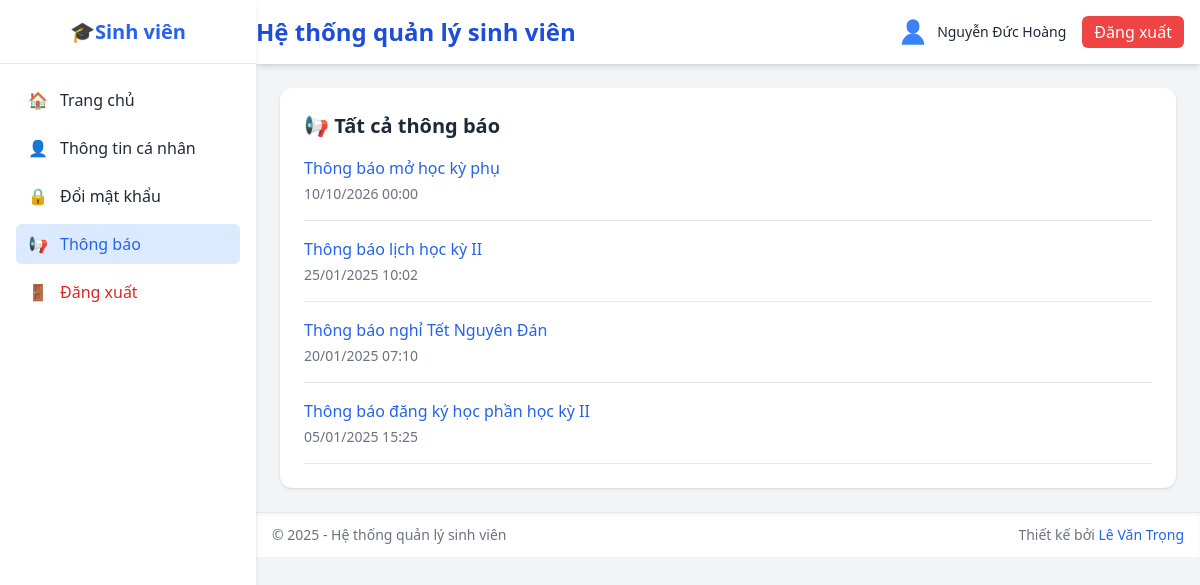
The page /notifications.php (signed in) on the database its author committed.
### tables this page shows
CREATE TABLE `thong_bao` (
  `id` int(11) NOT NULL,
  `tieude` varchar(200) NOT NULL,
  `noidung` text DEFAULT NULL,
  `created_at` datetime NOT NULL DEFAULT current_timestamp()
);

### database/pdo.php (called while the page is built, shortened)
<?php
class DB
{
    private static $pdo = null;
    private static function connect_pdo(): \PDO
    {
        $host = DB_HOST;
        $user = DB_USERNAME;
        $pass = DB_PASSWORD;
        $db   = DB_NAME;
        $charset = DB_CHARSET;
        $dsn = "mysql:host={$host};dbname={$db};charset={$charset}";
        try {
            $options = [
                \PDO::ATTR_ERRMODE => \PDO::ERRMODE_EXCEPTION,
                \PDO::ATTR_DEFAULT_FETCH_MODE => \PDO::FETCH_ASSOC,
                \PDO::ATTR_EMULATE_PREPARES => false,
            ];
            return new \PDO($dsn, $user, $pass, $options);
        } catch (\PDOException $e) {
            die('Kết nối PDO thất bại: ' . $e->getMessage());
        }
    }
    private static function init()
    {
        if (self::$pdo === null) {
            self::$pdo = self::connect_pdo();
        }
    }
    public static function getPdo()
    {
        return self::$pdo;
    }
    public static function select(string $sql, array $params = []): array
    {
        $stmt = self::getPdo()->prepare($sql);
        $stmt->execute($params);
        return $stmt->fetchAll();
    }
}

### notifications.php (the view, shortened to what this page needs)
<?php
$page = max(1, intval($_GET['page'] ?? 1));
$per_page = 10;
$offset = ($page - 1) * $per_page;
if (isset($_GET['id'])) {
    $id = intval($_GET['id']);
    $thong_bao = DB::selectOne(
        "SELECT * FROM thong_bao WHERE id = :id",
        ['id' => $id]
    );
    if (!$thong_bao) {
        $_SESSION['error'] = 'Không tìm thấy thông báo!';
        header('Location: notifications.php');
        exit();
    }
} else {
    $thong_bao_list = DB::select(
        "SELECT * FROM thong_bao
        ORDER BY created_at DESC
        LIMIT :offset, :limit",
        ['offset' => $offset, 'limit' => $per_page]
    );
}
include('includes/sidebar.php');
include('includes/header.php');
if (isset($_GET['id']) && isset($thong_bao)): ?>
    <div class="max-w-4xl mx-auto">
        <div class="bg-white rounded-xl shadow p-6">
            <div class="border-b pb-4 mb-4">
                <h1 class="text-2xl font-semibold text-gray-800 mb-2">
                    <?php echo htmlspecialchars($thong_bao['tieude']); ?>
                </h1>
                <p class="text-sm text-gray-500">
                    Đăng ngày: <?php echo date('d/m/Y H:i', strtotime($thong_bao['created_at'])); ?>
                </p>
            </div>
            <div class="prose max-w-none">
                <?php echo nl2br(htmlspecialchars($thong_bao['noidung'])); ?>
            </div>
            <div class="mt-6 border-t pt-4">
                <a href="notifications.php" class="inline-flex items-center text-blue-600 hover:text-blue-800">
                    <svg class="w-4 h-4 mr-2" fill="none" stroke="currentColor" viewBox="0 0 24 24">
                        <path stroke-linecap="round" stroke-linejoin="round" stroke-width="2" d="M10 19l-7-7m0 0l7-7m-7 7h18" />
                    </svg>
                    Quay lại danh sách thông báo
                </a>
            </div>
        </div>
    </div>
<?php else: ?>
    <div class="max-w-4xl mx-auto">
        <div class="bg-white rounded-xl shadow">
            <div class="p-6">
                <h2 class="text-xl font-semibold text-gray-800 mb-4">
                    📢 Tất cả thông báo
                </h2>
                <?php if (count($thong_bao_list) > 0): ?>
                    <div class="space-y-4">
                        <?php foreach ($thong_bao_list as $tb): ?>
                            <div class="border-b pb-4">
                                <h3 class="font-medium mb-1">
                                    <a href="?id=<?php echo $tb['id']; ?>"
                                       class="text-blue-600 hover:text-blue-800">
                                        <?php echo htmlspecialchars($tb['tieude']); ?>
                                    </a>
                                </h3>
                                <p class="text-sm text-gray-500">
                                    <?php echo date('d/m/Y H:i', strtotime($tb['created_at'])); ?>
                                </p>
                            </div>
                        <?php endforeach; ?>
                    </div>
                <?php else: ?>
                    <div class="text-center py-8 text-gray-500">
                        Chưa có thông báo nào.
                    </div>
                <?php endif; ?>
            </div>
        </div>
    </div>
<?php endif; ?>
<?php include('includes/footer.php'); ?>

### rows shown on the page
thong_bao: tieude "Thông báo mở học kỳ phụ", created_at "10/10/2026 00:00"
thong_bao: tieude "Thông báo lịch học kỳ II", created_at "25/01/2025 10:02"
thong_bao: tieude "Thông báo nghỉ Tết Nguyên Đán", created_at "20/01/2025 07:10"
thong_bao: tieude "Thông báo đăng ký học phần học kỳ II", created_at "05/01/2025 15:25"

### other values the page prints
$page_title "Hệ thống quản lý sinh viên"
$_SESSION['fullname'] "Nguyễn Đức Hoàng"
